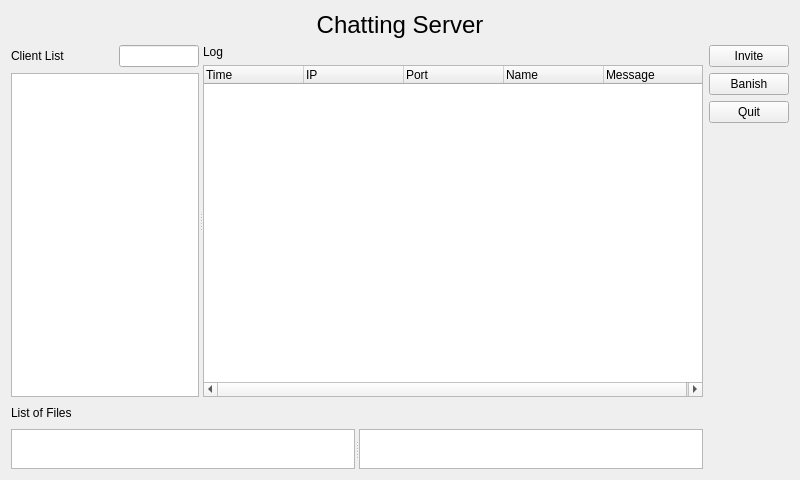
<?xml version="1.0" encoding="UTF-8"?>
<ui version="4.0">
 <class>ServerForm</class>
 <widget class="QWidget" name="ServerForm">
  <property name="geometry">
   <rect>
    <x>0</x>
    <y>0</y>
    <width>800</width>
    <height>480</height>
   </rect>
  </property>
  <property name="windowTitle">
   <string>Form</string>
  </property>
  <layout class="QVBoxLayout" name="verticalLayout_5">
   <item>
    <widget class="QLabel" name="label">
     <property name="font">
      <font>
       <pointsize>18</pointsize>
      </font>
     </property>
     <property name="text">
      <string>Chatting Server</string>
     </property>
     <property name="alignment">
      <set>Qt::AlignCenter</set>
     </property>
    </widget>
   </item>
   <item>
    <layout class="QHBoxLayout" name="horizontalLayout_2">
     <item>
      <layout class="QVBoxLayout" name="verticalLayout_4">
       <item>
        <widget class="QSplitter" name="splitter">
         <property name="orientation">
          <enum>Qt::Horizontal</enum>
         </property>
         <widget class="QWidget" name="">
          <layout class="QVBoxLayout" name="verticalLayout_2">
           <item>
            <layout class="QHBoxLayout" name="horizontalLayout">
             <item>
              <widget class="QLabel" name="label_3">
               <property name="text">
                <string>Client List</string>
               </property>
              </widget>
             </item>
             <item>
              <widget class="QLineEdit" name="portNumLineEdit">
               <property name="maximumSize">
                <size>
                 <width>80</width>
                 <height>16777215</height>
                </size>
               </property>
               <property name="alignment">
                <set>Qt::AlignRight|Qt::AlignTrailing|Qt::AlignVCenter</set>
               </property>
               <property name="readOnly">
                <bool>true</bool>
               </property>
              </widget>
             </item>
            </layout>
           </item>
           <item>
            <widget class="QListWidget" name="clientListWidget"/>
           </item>
          </layout>
         </widget>
         <widget class="QWidget" name="layoutWidget">
          <layout class="QVBoxLayout" name="verticalLayout">
           <item>
            <widget class="QLabel" name="label_2">
             <property name="text">
              <string>Log</string>
             </property>
            </widget>
           </item>
           <item>
            <widget class="QTreeWidget" name="logTreeWidget">
             <property name="minimumSize">
              <size>
               <width>500</width>
               <height>0</height>
              </size>
             </property>
             <column>
              <property name="text">
               <string>Time</string>
              </property>
             </column>
             <column>
              <property name="text">
               <string>IP</string>
              </property>
             </column>
             <column>
              <property name="text">
               <string>Port</string>
              </property>
             </column>
             <column>
              <property name="text">
               <string>Name</string>
              </property>
             </column>
             <column>
              <property name="text">
               <string>Message</string>
              </property>
             </column>
            </widget>
           </item>
          </layout>
         </widget>
        </widget>
       </item>
       <item>
        <widget class="QLabel" name="label_4">
         <property name="maximumSize">
          <size>
           <width>16777215</width>
           <height>20</height>
          </size>
         </property>
         <property name="text">
          <string>List of Files</string>
         </property>
        </widget>
       </item>
       <item>
        <widget class="QSplitter" name="splitter_2">
         <property name="orientation">
          <enum>Qt::Horizontal</enum>
         </property>
         <widget class="QListWidget" name="fileListWidget">
          <property name="maximumSize">
           <size>
            <width>16777215</width>
            <height>40</height>
           </size>
          </property>
         </widget>
         <widget class="QTextEdit" name="textEdit">
          <property name="maximumSize">
           <size>
            <width>16777215</width>
            <height>40</height>
           </size>
          </property>
         </widget>
        </widget>
       </item>
      </layout>
     </item>
     <item>
      <layout class="QVBoxLayout" name="verticalLayout_3">
       <item>
        <layout class="QGridLayout" name="gridLayout">
         <item row="0" column="0">
          <widget class="QPushButton" name="invitePushButton">
           <property name="text">
            <string>Invite</string>
           </property>
          </widget>
         </item>
         <item row="1" column="0">
          <widget class="QPushButton" name="banishPushButton">
           <property name="text">
            <string>Banish</string>
           </property>
          </widget>
         </item>
         <item row="2" column="0">
          <widget class="QPushButton" name="quitPushButton">
           <property name="text">
            <string>Quit</string>
           </property>
          </widget>
         </item>
        </layout>
       </item>
       <item>
        <spacer name="verticalSpacer">
         <property name="orientation">
          <enum>Qt::Vertical</enum>
         </property>
         <property name="sizeHint" stdset="0">
          <size>
           <width>20</width>
           <height>40</height>
          </size>
         </property>
        </spacer>
       </item>
      </layout>
     </item>
    </layout>
   </item>
  </layout>
 </widget>
 <resources/>
 <connections/>
</ui>
